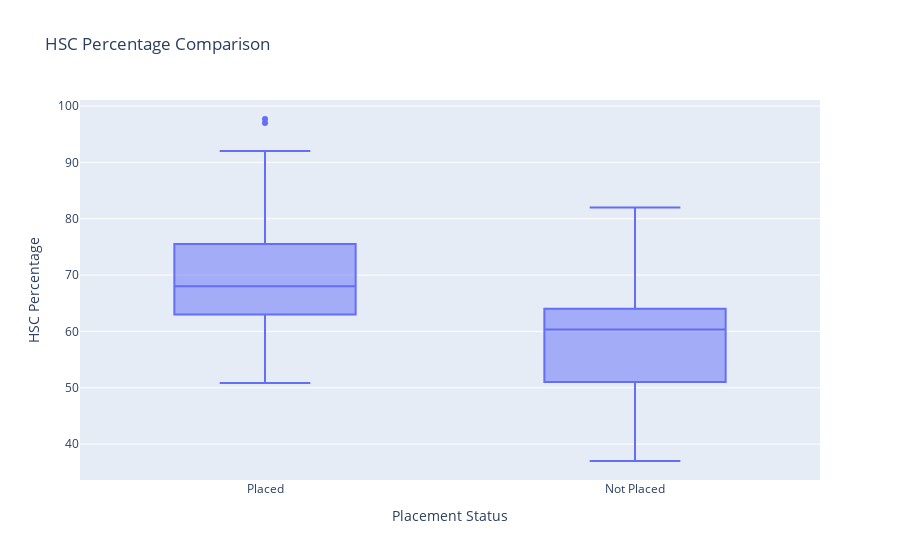

The cell this chart's notebook holds for it:
### Code cell
# boxplot factored by status
px.box(x = data['status'], 
       y = data['hsc_percentage'],
       labels = {
            'x': 'Placement Status',
            'y': 'HSC Percentage'
       },
       title = 'HSC Percentage Comparison').show()

# fit logistic regression model on single predictor
logFit = LogisticRegression().fit(np.array(data['hsc_percentage']).reshape(-1, 1), 
                                  data['status'])

# perform likelihood ratio test for independence
lrtPval = likelihood_ratio_test(np.array(data['hsc_percentage']).reshape(-1, 1), 
                                (data['status'] == 'Placed').astype(int), 
                                logFit)
print(f"LRT p-value: {lrtPval}")

### Figure 1 — Plotly figure (JSON) as saved in the notebook; plotly's stock layout.template omitted (floating-point values rounded to 4 significant figures; data arrays with more than 128 entries replaced by an {"elided": "..."} marker saying what was removed)
{"data": [{"alignmentgroup": "True", "hovertemplate": "Placement Status=%{x}<br>HSC Percentage=%{y}<extra></extra>", "legendgroup": "", "marker": {"color": "#636efa"}, "name": "", "notched": false, "offsetgroup": "", "orientation": "v", "showlegend": false, "type": "box", "x": {"elided": "215 str values"}, "x0": " ", "xaxis": "x", "y": {"elided": "215 float values"}, "y0": " ", "yaxis": "y"}], "layout": {"boxmode": "group", "legend": {"tracegroupgap": 0}, "title": {"text": "HSC Percentage Comparison"}, "xaxis": {"anchor": "y", "domain": [0, 1], "title": {"text": "Placement Status"}}, "yaxis": {"anchor": "x", "domain": [0, 1], "title": {"text": "HSC Percentage"}}}}
